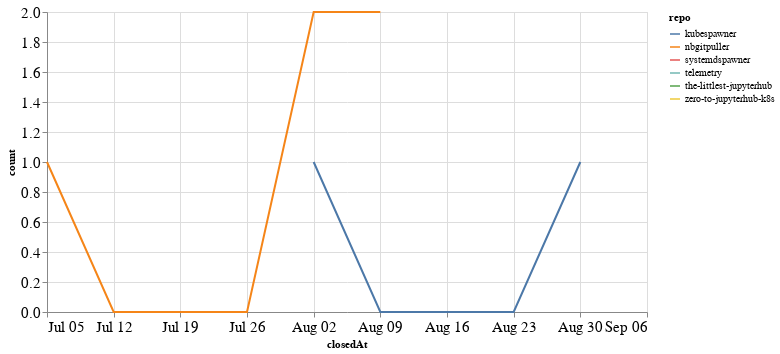

The notebook cell this image was saved under:
### Code cell
closed_by_time = closed_by.groupby('repo').resample('W', on='closedAt').count()['author'].reset_index()
closed_by_time = closed_by_time.rename(columns={'author': 'count'})

alt.Chart(closed_by_time, width=600).mark_line().encode(
    x='closedAt',
    y='count',
    color='repo',
    tooltip="repo"
)

### Figure 1 — Vega-Lite specification as saved in the notebook (floating-point values rounded to 4 significant figures)
{"config": {"axisLeft": {"labelFontSize": 15}, "axisBottom": {"labelFontSize": 15}}, "data": {"name": "data-310d1ae37b6146371adc0b6351bcd14d"}, "mark": "line", "encoding": {"color": {"type": "nominal", "field": "repo"}, "tooltip": {"type": "nominal", "field": "repo"}, "x": {"type": "temporal", "field": "closedAt"}, "y": {"type": "quantitative", "field": "count"}}, "width": 600, "$schema": "https://vega.github.io/schema/vega-lite/v4.8.1.json", "datasets": {"data-310d1ae37b6146371adc0b6351bcd14d": [{"repo": "kubespawner", "closedAt": "2020-08-02T00:00:00", "count": 1}, {"repo": "kubespawner", "closedAt": "2020-08-09T00:00:00", "count": 0}, {"repo": "kubespawner", "closedAt": "2020-08-16T00:00:00", "count": 0}, {"repo": "kubespawner", "closedAt": "2020-08-23T00:00:00", "count": 0}, {"repo": "kubespawner", "closedAt": "2020-08-30T00:00:00", "count": 1}, {"repo": "nbgitpuller", "closedAt": "2020-07-05T00:00:00", "count": 1}, {"repo": "nbgitpuller", "closedAt": "2020-07-12T00:00:00", "count": 0}, {"repo": "nbgitpuller", "closedAt": "2020-07-19T00:00:00", "count": 0}, {"repo": "nbgitpuller", "closedAt": "2020-07-26T00:00:00", "count": 0}, {"repo": "nbgitpuller", "closedAt": "2020-08-02T00:00:00", "count": 2}, {"repo": "nbgitpuller", "closedAt": "2020-08-09T00:00:00", "count": 2}, {"repo": "systemdspawner", "closedAt": "2020-07-26T00:00:00", "count": 1}, {"repo": "telemetry", "closedAt": "2020-08-30T00:00:00", "count": 1}, {"repo": "the-littlest-jupyterhub", "closedAt": "2020-07-26T00:00:00", "count": 1}, {"repo": "zero-to-jupyterhub-k8s", "closedAt": "2020-09-06T00:00:00", "count": 1}]}}
